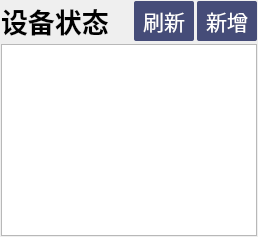
       <widget class="QWidget" name="devicestaus">
        <layout class="QVBoxLayout" name="verticalLayout_3" stretch="1,7">
         <property name="spacing">
          <number>3</number>
         </property>
         <property name="leftMargin">
          <number>1</number>
         </property>
         <property name="topMargin">
          <number>1</number>
         </property>
         <property name="rightMargin">
          <number>1</number>
         </property>
         <property name="bottomMargin">
          <number>1</number>
         </property>
         <item>
          <layout class="QHBoxLayout" name="horizontalLayout_2" stretch="7,0,0">
           <item>
            <widget class="QLabel" name="label">
             <property name="font">
              <font>
               <pointsize>20</pointsize>
               <weight>75</weight>
               <bold>true</bold>
              </font>
             </property>
             <property name="text">
              <string>设备状态</string>
             </property>
            </widget>
           </item>
           <item>
            <widget class="QPushButton" name="btn_refresh">
             <property name="sizePolicy">
              <sizepolicy hsizetype="Minimum" vsizetype="Preferred">
               <horstretch>0</horstretch>
               <verstretch>0</verstretch>
              </sizepolicy>
             </property>
             <property name="font">
              <font>
               <pointsize>16</pointsize>
              </font>
             </property>
             <property name="styleSheet">
              <string notr="true">QPushButton{
background-color: rgb(69, 76, 120);
color: rgb(255, 255, 255);
border: none;
border-radius: 2px;
width:60px;

}
 
QPushButton:hover{
background-color: rgb(0, 0, 152);
color: rgb(255, 255, 255);
border: none;
border-radius: 3px;

}
 
QPushButton:pressed{
background-color: rgb(0, 0, 152);
color: rgb(255, 255, 255);

}
</string>
             </property>
             <property name="text">
              <string>刷新</string>
             </property>
            </widget>
           </item>
           <item>
            <widget class="QPushButton" name="btn_add">
             <property name="sizePolicy">
              <sizepolicy hsizetype="Minimum" vsizetype="Preferred">
               <horstretch>0</horstretch>
               <verstretch>0</verstretch>
              </sizepolicy>
             </property>
             <property name="font">
              <font>
               <pointsize>16</pointsize>
              </font>
             </property>
             <property name="styleSheet">
              <string notr="true">QPushButton{
background-color: rgb(69, 76, 120);
color: rgb(255, 255, 255);
border: none;
border-radius: 2px;
width:60px;

}
 
QPushButton:hover{
background-color: rgb(0, 0, 152);
color: rgb(255, 255, 255);
border: none;
border-radius: 3px;

}
 
QPushButton:pressed{
background-color: rgb(0, 0, 152);
color: rgb(255, 255, 255);

}
</string>
             </property>
             <property name="text">
              <string>新增</string>
             </property>
            </widget>
           </item>
          </layout>
         </item>
         <item>
          <widget class="QTableWidget" name="device_table"/>
         </item>
        </layout>
       </widget>
